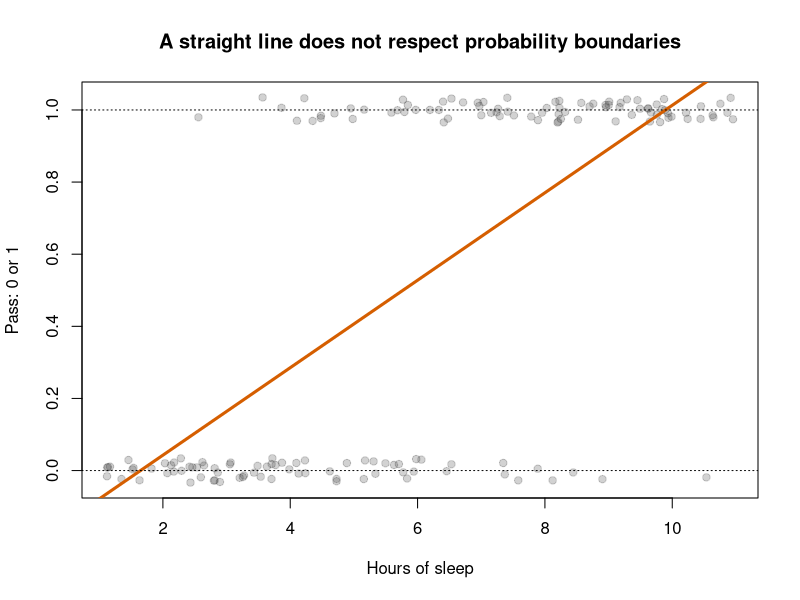
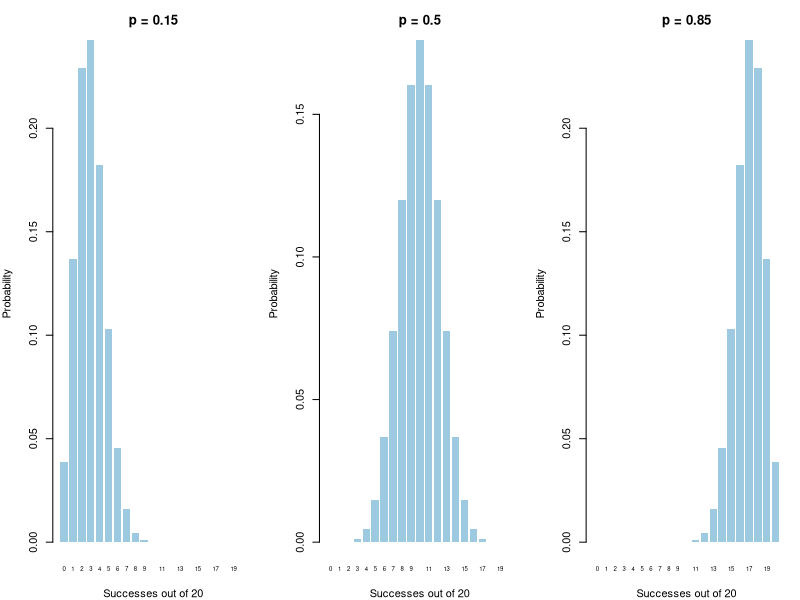
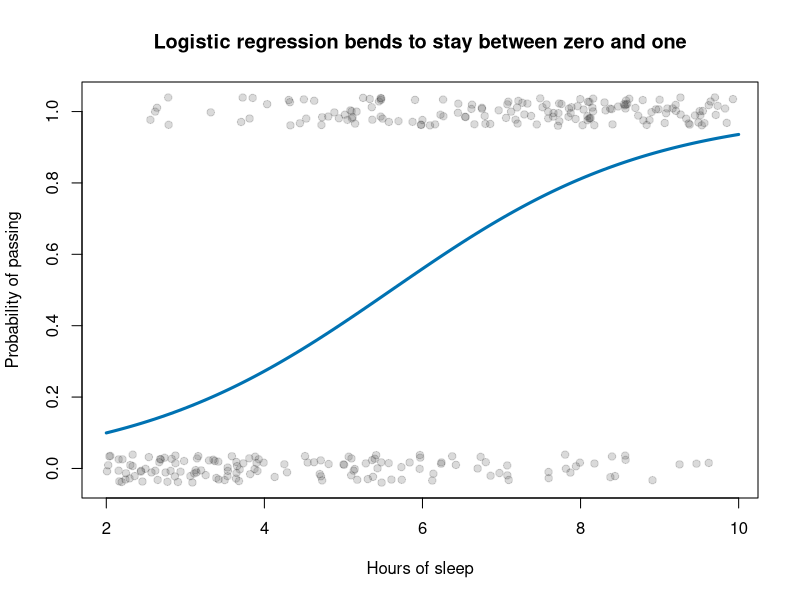
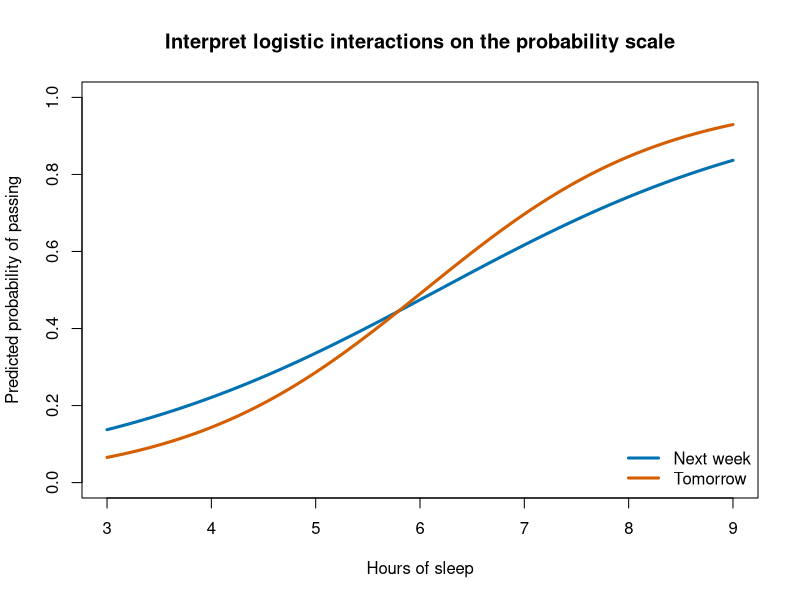

Write the R code that produced these figures, in order.
## ---- chunk 1
knitr::opts_chunk$set(message = FALSE, warning = FALSE, fig.align = "center")
## ---- chunk 2
set.seed(342)
BinaryExample <- data.frame(Sleep = runif(160, 1, 11))
BinaryExample$Pass <- rbinom(
  nrow(BinaryExample),
  1,
  plogis(-4 + .75 * BinaryExample$Sleep)
)

WrongLinearModel <- lm(Pass ~ Sleep, data = BinaryExample)
BinaryExample$WrongPrediction <- predict(WrongLinearModel)

plot(
  BinaryExample$Sleep,
  jitter(BinaryExample$Pass, amount = .035),
  pch = 19, col = rgb(.2, .2, .2, .22),
  xlab = "Hours of sleep", ylab = "Pass: 0 or 1",
  main = "A straight line does not respect probability boundaries"
)
abline(WrongLinearModel, lwd = 3, col = "#D55E00")
abline(h = c(0, 1), lty = 3)
## ---- chunk 3
old_par <- par(mfrow = c(1, 3), mar = c(4, 4, 3, 1))
for (p in c(.15, .50, .85)) {
  k <- 0:20
  barplot(
    dbinom(k, size = 20, prob = p),
    names.arg = k,
    border = NA, col = "#9ECAE1",
    main = paste("p =", p),
    xlab = "Successes out of 20", ylab = "Probability",
    cex.names = .55
  )
}
par(old_par)
## ---- chunk 4
set.seed(343)
n <- 300
LogisticData <- data.frame(Sleep = runif(n, 2, 10))
LogOdds <- -3.5 + .62 * LogisticData$Sleep
LogisticData$Pass <- rbinom(n, size = 1, prob = plogis(LogOdds))

LogisticModel <- glm(Pass ~ Sleep, data = LogisticData, family = binomial())
summary(LogisticModel)
## ---- chunk 5
exp(coef(LogisticModel))
## ---- chunk 6
PredictionExamples <- data.frame(Sleep = c(3, 5, 7, 9))
PredictionExamples$LogOdds <- predict(
  LogisticModel,
  newdata = PredictionExamples,
  type = "link"
)
PredictionExamples$Odds <- exp(PredictionExamples$LogOdds)
PredictionExamples$Probability <- predict(
  LogisticModel,
  newdata = PredictionExamples,
  type = "response"
)
knitr::kable(PredictionExamples, digits = 3)
## ---- chunk 7
SleepGrid <- data.frame(Sleep = seq(2, 10, length.out = 150))
SleepGrid$Probability <- predict(LogisticModel, newdata = SleepGrid, type = "response")

plot(
  jitter(LogisticData$Sleep), jitter(LogisticData$Pass, amount = .04),
  pch = 19, col = rgb(0.2, 0.2, 0.2, .18),
  xlab = "Hours of sleep", ylab = "Probability of passing",
  main = "Logistic regression bends to stay between zero and one"
)
lines(SleepGrid$Sleep, SleepGrid$Probability, lwd = 3, col = "#0072B2")
## ---- chunk 8
NullLogistic <- glm(Pass ~ 1, data = LogisticData, family = binomial())
anova(NullLogistic, LogisticModel, test = "Chisq")
## ---- chunk 9
SleepPlusCurve <- glm(
  Pass ~ Sleep + I(Sleep^2),
  data = LogisticData,
  family = binomial()
)

anova(LogisticModel, SleepPlusCurve, test = "Chisq")
## ---- chunk 10
McFaddenR2 <- 1 -
  as.numeric(logLik(LogisticModel)) / as.numeric(logLik(NullLogistic))
McFaddenR2
## ---- chunk 11
set.seed(344)
CountData <- data.frame(Stress = runif(250, 0, 10))
CountData$Complaints <- rpois(250, lambda = exp(.2 + .15 * CountData$Stress))
PoissonModel <- glm(Complaints ~ Stress, data = CountData, family = poisson())
summary(PoissonModel)
## ---- chunk 12
exp(coef(PoissonModel))
## ---- chunk 13
LogisticData$PredictedProbability <- predict(LogisticModel, type = "response")
LogisticData$PredictedClass <- as.integer(LogisticData$PredictedProbability >= .50)

Confusion <- table(
  Predicted = LogisticData$PredictedClass,
  Observed = LogisticData$Pass
)

Sensitivity <- Confusion["1", "1"] / sum(Confusion[, "1"])
Specificity <- Confusion["0", "0"] / sum(Confusion[, "0"])
Accuracy <- sum(diag(Confusion)) / sum(Confusion)

Confusion
c(Sensitivity = Sensitivity, Specificity = Specificity, Accuracy = Accuracy)
## ---- chunk 14
set.seed(350)
LogitInteractionData <- data.frame(
  Sleep = runif(500, 3, 9),
  Deadline = factor(sample(c("Next week", "Tomorrow"), 500, replace = TRUE))
)
Tomorrow <- as.numeric(LogitInteractionData$Deadline == "Tomorrow")
Eta <- -4 + .65 * LogitInteractionData$Sleep - 1.5 * Tomorrow +
  .28 * LogitInteractionData$Sleep * Tomorrow
LogitInteractionData$Pass <- rbinom(500, 1, plogis(Eta))

LogitInteractionModel <- glm(
  Pass ~ Sleep * Deadline,
  data = LogitInteractionData,
  family = binomial()
)

Grid <- expand.grid(
  Sleep = seq(3, 9, length.out = 100),
  Deadline = levels(LogitInteractionData$Deadline)
)
Grid$Probability <- predict(
  LogitInteractionModel,
  newdata = Grid,
  type = "response"
)

plot(
  NA, xlim = c(3, 9), ylim = c(0, 1),
  xlab = "Hours of sleep", ylab = "Predicted probability of passing",
  main = "Interpret logistic interactions on the probability scale"
)
InteractionColors <- c("#0072B2", "#D55E00")
for (j in seq_along(levels(Grid$Deadline))) {
  Current <- Grid$Deadline == levels(Grid$Deadline)[j]
  lines(Grid$Sleep[Current], Grid$Probability[Current],
        lwd = 3, col = InteractionColors[j])
}
legend("bottomright", levels(Grid$Deadline), col = InteractionColors, lwd = 3, bty = "n")
